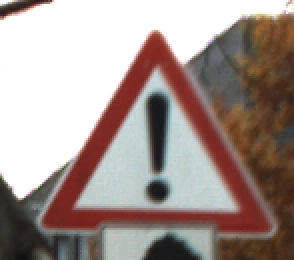
#> input picture DesignAIsystem/Lektion1/00006.png, 147 x 130 px (shown 2 times larger)
$ python Opgave2.py
#> lines starting #> are read from the running program, lines starting #| are printed output that depends on the picture
import cv2

# Load the image and convert to grayscale
img = cv2.imread('00006.png')
#> img is the input picture: shape (130, 147, 3); mean B, G, R 144.1, 149.3, 164.7
gray = cv2.cvtColor(img, cv2.COLOR_BGR2GRAY)
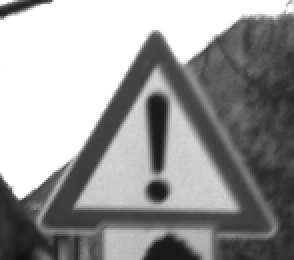
#> gray: shape (130, 147) (shown 2 times larger); min 15, max 255, mean 153.3

# define each block as 4x4 cells of 64x64 pixels each
cell_size = (128, 128)      # h x w in pixels
block_size = (4, 4)         # h x w in cells
win_size = (8, 6)           # h x w in cells

nbins = 9  # number of orientation bins
img_size = img.shape[:2]  # h x w in pixels
#> img_size = (130, 147)

# create a HOG object
hog = cv2.HOGDescriptor(
    _winSize=(win_size[1] * cell_size[1],
              win_size[0] * cell_size[0]),
    _blockSize=(block_size[1] * cell_size[1],
                block_size[0] * cell_size[0]),
    _blockStride=(cell_size[1], cell_size[0]),
    _cellSize=(cell_size[1], cell_size[0]),
    _nbins=nbins
)
n_cells = (img_size[0] // cell_size[0], img_size[1] // cell_size[1])
#> n_cells = (1, 1)

# find features as a 1xN vector, then reshape into spatial hierarchy
#> (the run stopped early here; a loop or call above may not have finished)

$ run again, with DesignAIsystem/Lektion1/00008.png copied over DesignAIsystem/Lektion1/00006.png
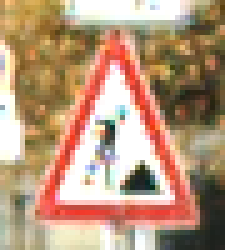
#> input picture DesignAIsystem/Lektion1/00008.png, 45 x 50 px (shown 5 times larger)
#> img is the input picture: shape (50, 45, 3); mean B, G, R 123.2, 150.5, 183.4
#> `gray = cv2.cvtColor(img, cv2.COLOR_BGR2GRAY)`:
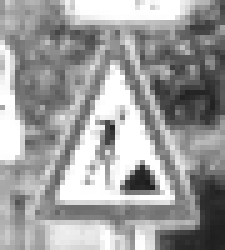
#> gray: shape (50, 45) (shown 5 times larger); min 28, max 255, mean 157.2

$ run again, with DesignAIsystem/Lektion1/00009.png copied over DesignAIsystem/Lektion1/00006.png
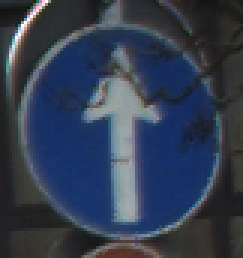
#> input picture DesignAIsystem/Lektion1/00009.png, 81 x 86 px (shown 3 times larger)
#> img is the input picture: shape (86, 81, 3); mean B, G, R 80.2, 61.4, 51.1
#> `gray = cv2.cvtColor(img, cv2.COLOR_BGR2GRAY)`:
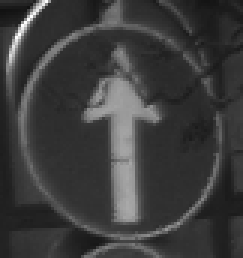
#> gray: shape (86, 81) (shown 3 times larger); min 18, max 255, mean 60.5

$ run again, with DesignAIsystem/Lektion1/00010.png copied over DesignAIsystem/Lektion1/00006.png
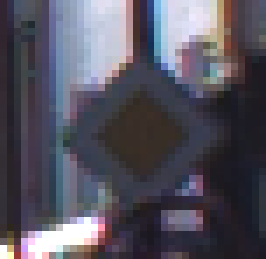
#> input picture DesignAIsystem/Lektion1/00010.png, 38 x 37 px (shown 7 times larger)
#> img is the input picture: shape (37, 38, 3); mean B, G, R 94.8, 82.8, 85.1
#> `gray = cv2.cvtColor(img, cv2.COLOR_BGR2GRAY)`:
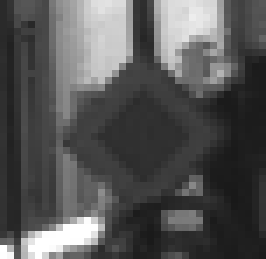
#> gray: shape (37, 38) (shown 7 times larger); min 25, max 255, mean 84.8
